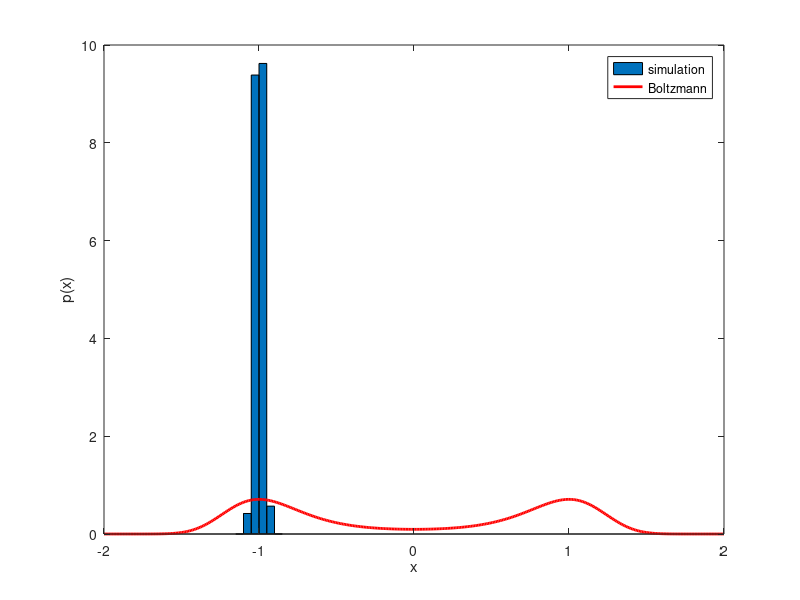

Write the MATLAB code that produced this figure.


% This code is AI written, I claim no originality beyond telliing it to make it according to the inptu file
T = 0.5;                                  % must match --temp
x = load("positions.txt");                % skips lines starting with #

V = @(x) (x.^2 - 1).^2;
Z = quadgk(@(x) exp(-V(x) / T), -Inf, Inf);

edges = linspace(-2, 2, 81);              % 80 bins
centers = (edges(1:end-1) + edges(2:end)) / 2;
binWidth = edges(2) - edges(1);
counts = histc(x, edges);
counts = counts(1:end-1);                 % histc's last bin only counts x == 2 exactly
density = counts / (numel(x) * binWidth); % normalize like a probability density

xs = linspace(-2, 2, 400);
figure("visible", "off");                 % no display on the server
bar(centers, density, 1); hold on;
plot(xs, exp(-V(xs) / T) / Z, "r", "linewidth", 2);
xlabel("x"); ylabel("p(x)"); legend("simulation", "Boltzmann");
print("distribution_GPU.png", "-dpng");
